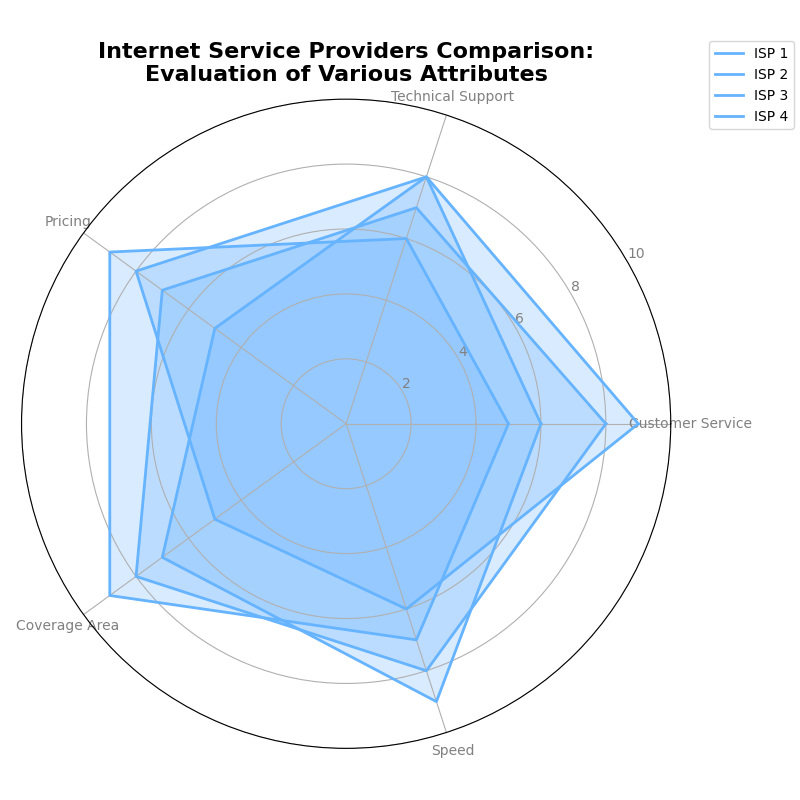

This chart was generated by the following Python code:
import numpy as np
import matplotlib.pyplot as plt

# Define attributes for the radar chart
attributes = ['Customer Service', 'Technical Support', 'Pricing', 'Coverage Area', 'Speed']

# Data for each brand of ISP
isp_1 = [6, 8, 5, 7, 9]
isp_2 = [8, 7, 7, 8, 8]
isp_3 = [5, 6, 9, 9, 7]
isp_4 = [9, 8, 8, 5, 6]

# Organize data
data = np.array([isp_1, isp_2, isp_3, isp_4])

# Number of variables
num_vars = len(attributes)

# Compute angle for each axis
angles = np.linspace(0, 2 * np.pi, num_vars, endpoint=False).tolist()

# Complete the loop for plotting
data = np.concatenate((data, data[:, [0]]), axis=1)
angles += angles[:1]

# Set up the radar chart
fig, ax = plt.subplots(figsize=(8, 8), subplot_kw=dict(polar=True))

# Single color for all ISPs
color = '#66b3ff'

# Plot each ISP
for i, isp_data in enumerate(data):
    ax.fill(angles, isp_data, color=color, alpha=0.25)
    ax.plot(angles, isp_data, label=f'ISP {i+1}', color=color, linewidth=2)

# Add attribute labels
plt.xticks(angles[:-1], attributes, color='grey', size=10)

# Add y-labels
ax.set_rlabel_position(30)
plt.yticks([2, 4, 6, 8, 10], ["2", "4", "6", "8", "10"], color="grey", size=10)
plt.ylim(0, 10)

# Title with multiple lines for better visibility
plt.title("Internet Service Providers Comparison:\nEvaluation of Various Attributes", size=16, weight='bold', position=(0.5, 1.1), ha='center')

# Add a legend
plt.legend(loc='upper right', bbox_to_anchor=(1.2, 1.1))

# Automatically adjust the layout to prevent overlap
plt.tight_layout()

# Show the plot
plt.show()
